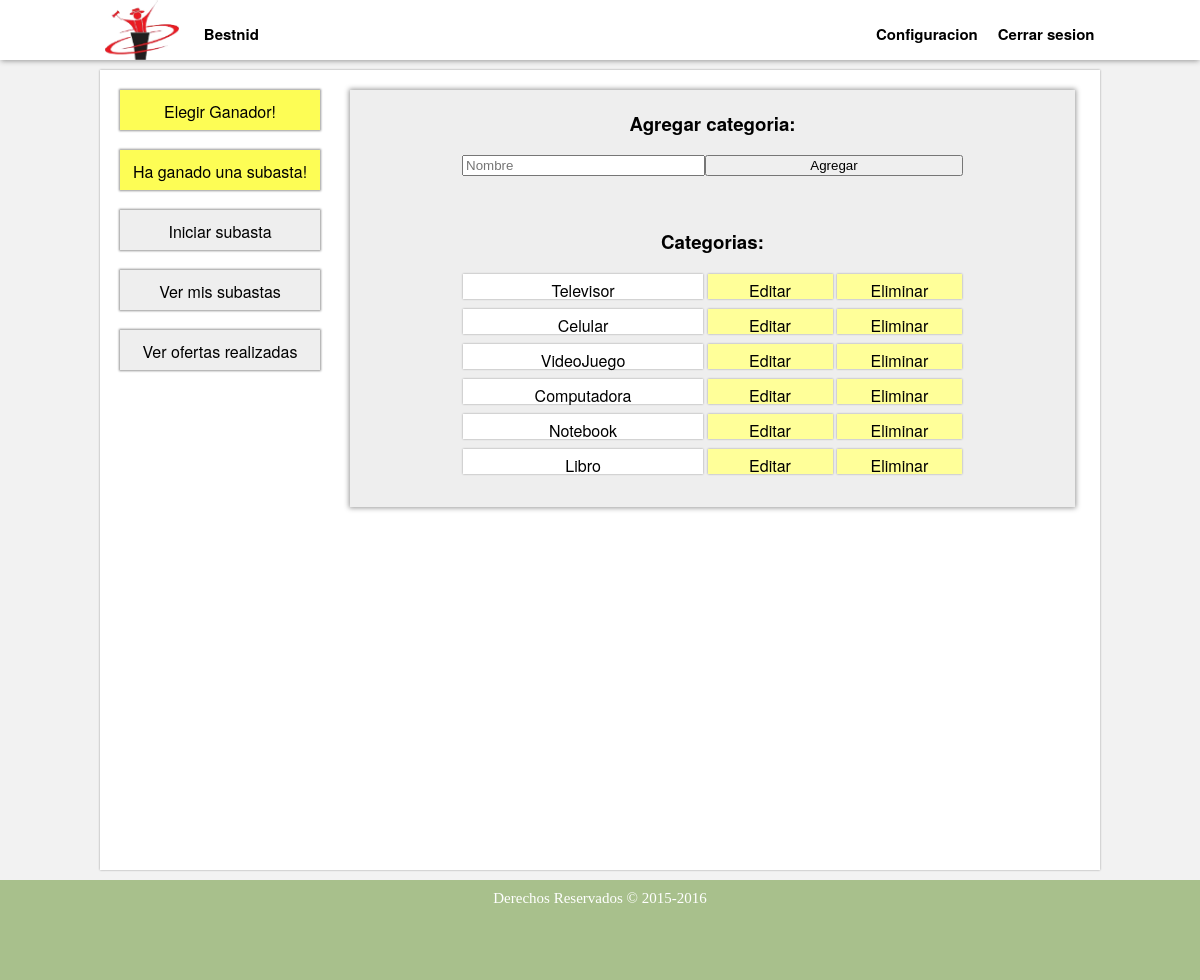
The page /listar_categorias.php (signed in) on the database its author committed.
### tables this page shows
CREATE TABLE IF NOT EXISTS `categoria` (
`idCategoria` int(11) NOT NULL,
  `nombre` varchar(50) NOT NULL
);

### listar_categorias.php (the view, shortened to what this page needs)
<!DOCTYPE html>
<html lang="es">
	<head>
		<link rel="stylesheet" href="./estilos/estilo.css">
		<link rel="stylesheet" href="./estilos/otros_estilos.css">
		<link rel="stylesheet" href="./estilos/nuevos_estilos.css">
	</head>
	<body>
		<?php include ('./menu.php'); ?>
		<div id='cuerpo'>
			<section>
			<div id="contenedor">
				<h3><b>Agregar categoria: </b></h3>
				<form method="POST" name="categoria" action="./sistema/agragar_categoria.php">
					<div class="caja">
						<input type="text" id="categoria" name="categoria" placeholder="Nombre">
						<div class="selec">
							<input type="button" value="Agregar" onclick="validaragregar()">
						</div>
					</div>
				</form>
				<h3><b>Categorias: </b></h3>
				<?php
					$ok=false;
					$conec=conectar();
					$resul=mysqli_query($conec,"SELECT * FROM categoria");
					while($categoria=mysqli_fetch_array($resul)){
						if($ok && $categoria['nombre'] == $nom){
				?>
							<form method="POST" name="edit_categoria" action="./sistema/editar_categoria.php">
								<div class="caja">
									<input type="text" style="background-color: #00FF80;" id="edit_categoria" name="edit_categoria" value="<?php echo $nom ?>">
									<input type="hidden" name="id" value="<?php echo $id ?>">
									<div class="selec">
										<input type="button" value="Modificar" onclick="validarmodificar()">
									</div>
								</div>
							</form></br>
				<?php
						}
						else{
				?>
							<div class='nombre_config2'><?php echo $categoria['nombre'] ?></div>
							<a href='./listar_categorias.php?id=<?php echo $categoria['idCategoria'] ?>&nom=<?php echo $categoria['nombre'] ?>'><div class='boton_config'>Editar</div></a>
							<a href='./sistema/eliminar_categoria.php?id=<?php echo $categoria['idCategoria'] ?>'><div class='boton_config'>Eliminar</div></a>
				<?php
						}
					}
				?>
			</div>
			</section>
			<aside>
				<?php include ('./aside_botones.php'); ?>
				<a href="./iniciar_subasta.php"><div class="boton_aside">Iniciar subasta</div></a>
				<a href="./ver_mis_subastas.php"><div class="boton_aside">Ver mis subastas</div></a>
				<a href="./ver_mis_ofertas.php"><div class="boton_aside">Ver ofertas realizadas</div></a>
			</aside>
		</div>
		<footer>
			<span>Derechos Reservados &copy; 2015-2016</span>
		</footer>
	</body>
</html>

### estilos/estilo.css (style rules this page uses)
body { background-color: rgb(242, 242, 242); margin: auto; }
#cuerpo { background: white; font-family: 'Helvetica Neue', Helvetica, Arial, sans-serif; box-shadow: 0px 0px 2px #999; width: 1000px; margin: auto; margin-top: 70px; margin-bottom: 10px; min-height: 800px; overflow: hidden; }
section { width: 730px; margin-right: 20px; margin-top: 20px; padding-left: 20px; float: right; }
aside { width: 210px; margin-left: 20px; margin-top: 20px; float: left; }
.boton_aside { box-shadow: 0px 0px 2px 1px #999; background-color: #EEEEEE; text-align: center; width: 200px; margin-bottom: 20px; padding-top: 10px; height: 30px; }
a { font-family: 'Helvetica Neue', Helvetica, Arial, sans-serif; text-decoration: none; color: black; }
footer { background-color: #A8C08C; padding: 10px; height: 80px; min-width: 980px; text-align: center; font-size: 15px; color: grey; clear: both; }
footer span { color: white; }

### estilos/otros_estilos.css (style rules this page uses)
.boton_config { box-shadow: 0px 0px 2px 0px #999; background-color: #FFFF99; display: inline-block; text-align: center; width: 125px; margin-bottom: 10px; padding-top: 5px; height: 20px; }
.nombre_config2 { box-shadow: 0px 0px 2px 0px #999; background-color: white; display: inline-block; text-align: center; width: 240px; margin-bottom: 10px; padding-top: 5px; height: 20px; }
.caja { width: 501px; margin-left: 112px; }
.caja input { width: 235px; float: left; margin-bottom: 10px; }
.selec { float:right; }
.selec input { width: 258px; }

### estilos/nuevos_estilos.css (style rules this page uses)
#contenedor { box-shadow: 0px 0px 5px 1px #999; background-color: #EEEEEE; width: 725px; padding-top: 1px; margin-bottom: 20px; text-align: center; }

### rows shown on the page
categoria: nombre "Televisor"
categoria: nombre "Celular"
categoria: nombre "VideoJuego"
categoria: nombre "Computadora"
categoria: nombre "Notebook"
categoria: nombre "Libro"
